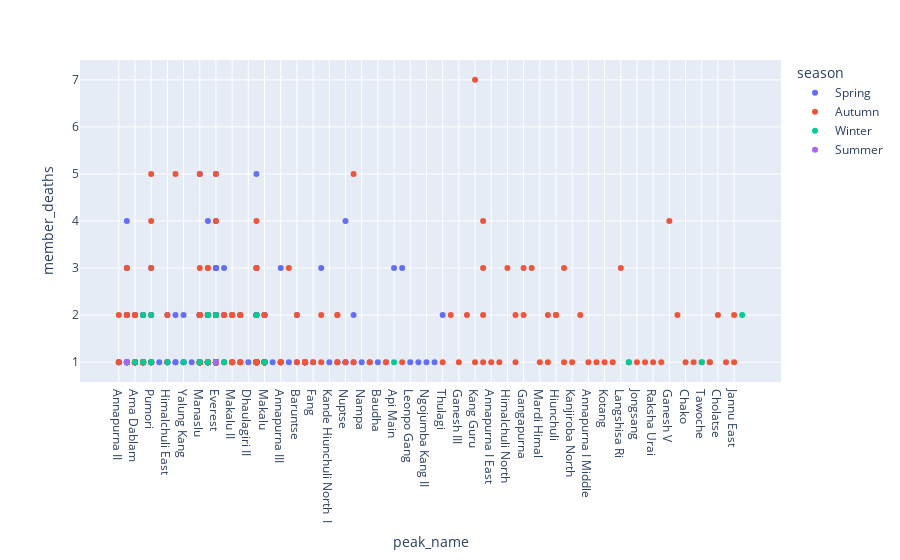

This figure's notebook cell:
### Markdown cell above
### Cantidad de fallecidos en cada expedición según la estación y por pico

### Code cell
fallecidos = expeditions[(expeditions['member_deaths']>0) & (expeditions['member_deaths']<10)]
fig = px.scatter(fallecidos, x="peak_name", y="member_deaths", color="season",  log_x=False, size_max=80) 
fig.show()

### Figure 1 — Plotly figure (JSON) as saved in the notebook; plotly's stock layout.template omitted (floating-point values rounded to 4 significant figures; data arrays with more than 128 entries replaced by an {"elided": "..."} marker saying what was removed)
{"data": [{"hovertemplate": "season=Spring<br>peak_name=%{x}<br>member_deaths=%{y}<extra></extra>", "legendgroup": "Spring", "marker": {"color": "#636efa", "symbol": "circle"}, "mode": "markers", "name": "Spring", "orientation": "v", "showlegend": true, "type": "scatter", "x": {"elided": "302 str values"}, "xaxis": "x", "y": {"elided": "302 int values"}, "yaxis": "y"}, {"hovertemplate": "season=Autumn<br>peak_name=%{x}<br>member_deaths=%{y}<extra></extra>", "legendgroup": "Autumn", "marker": {"color": "#EF553B", "symbol": "circle"}, "mode": "markers", "name": "Autumn", "orientation": "v", "showlegend": true, "type": "scatter", "x": {"elided": "234 str values"}, "xaxis": "x", "y": {"elided": "234 int values"}, "yaxis": "y"}, {"hovertemplate": "season=Winter<br>peak_name=%{x}<br>member_deaths=%{y}<extra></extra>", "legendgroup": "Winter", "marker": {"color": "#00cc96", "symbol": "circle"}, "mode": "markers", "name": "Winter", "orientation": "v", "showlegend": true, "type": "scatter", "x": ["Api Main", "Manaslu", "Kangchenjunga", "Kangchenjunga", "Annapurna I", "Dhaulagiri I", "Pumori", "Yalung Kang", "Everest", "Himalchuli East", "Tawoche", "Kangchenjunga", "Langtang Lirung", "Cho Oyu", "Annapurna I", "Dorje Lhakpa", "Pumori", "Everest", "Manaslu", "Annapurna I", "Pumori", "Cho Oyu", "Makalu", "Ama Dablam", "Kwangde"], "xaxis": "x", "y": [1, 1, 1, 1, 2, 2, 1, 1, 2, 1, 1, 1, 1, 2, 1, 1, 2, 1, 1, 2, 1, 1, 1, 1, 2], "yaxis": "y"}, {"hovertemplate": "season=Summer<br>peak_name=%{x}<br>member_deaths=%{y}<extra></extra>", "legendgroup": "Summer", "marker": {"color": "#ab63fa", "symbol": "circle"}, "mode": "markers", "name": "Summer", "orientation": "v", "showlegend": true, "type": "scatter", "x": ["Everest", "Kangchenjunga", "Kangchenjunga"], "xaxis": "x", "y": [1, 1, 1], "yaxis": "y"}], "layout": {"legend": {"title": {"text": "season"}, "tracegroupgap": 0}, "margin": {"t": 60}, "xaxis": {"anchor": "y", "domain": [0, 1], "title": {"text": "peak_name"}}, "yaxis": {"anchor": "x", "domain": [0, 1], "title": {"text": "member_deaths"}}}}
